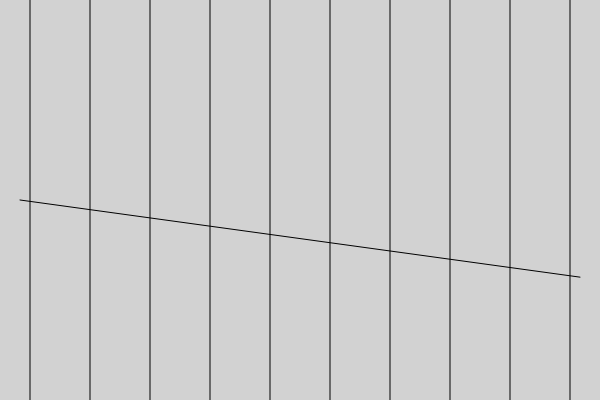
Frame 1 (no input)
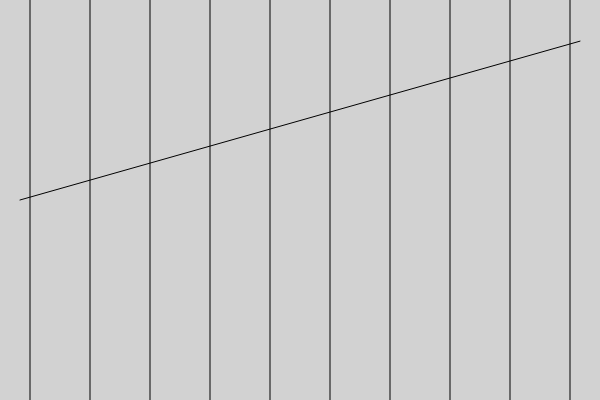
Frame 60 (no input)
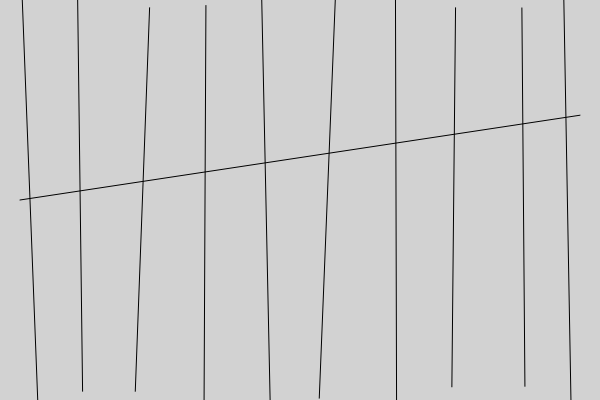
Frame 120 (the mouse pressed at the canvas centre since frame 60)

The p5.js sketch that drew these frames (run headless with seeded random() and noise() and a simulated clock; from frame 60 on, the mouse is pressed at the canvas centre):

// p5.js sketch
// ── sketch.js
  function setup() {
      createCanvas(600, 400);
  }

  function draw() {
      background(210);
      y2 = random(20, height-20);
      line(20, height/2, width-20, y2);
    for(i = 0; i < 10; i++) {
      line(((width/10)*i + width/20) + random(-30,30) * mouseX/width,
           0 + random(-30,30) * mouseX/width,
           ((width/10)*i + width/20) + random(-30,30) * mouseX/width,
           height + random(-30,30) * mouseX/width);
    }
  }
